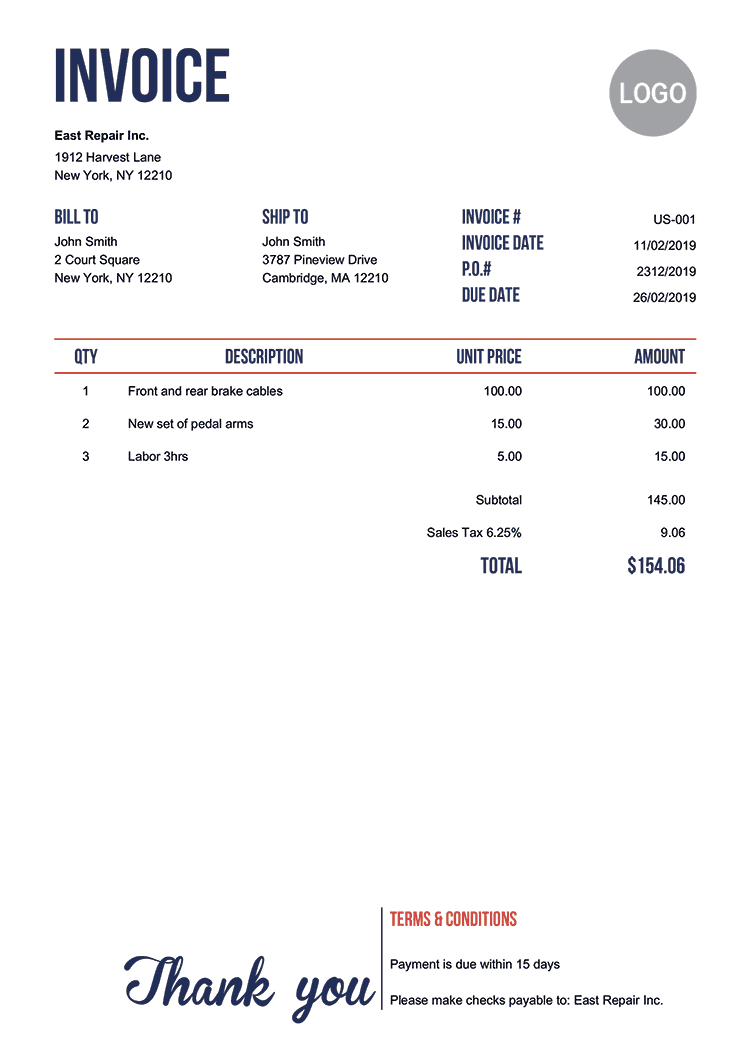
#> input picture invc.png, 750 x 1061 px
$ jupyter execute --allow-errors invoice_detect.ipynb   (older library calls are emulated)
#> lines starting #> are read from the running program, lines starting #| are printed output that depends on the picture; after the words box and inside, x2 and y2 are one past the last pixel; in counts of white or black regions, pixels touching at a corner belong together
[cell 1]
# project pipline
### 1- convert image into gray scale
### 2- eadge detection
### 3- find contours
### 4- apply ocr for each contour

[cell 2]
import cv2
import pytesseract

[cell 3]
# Mention the installed location of Tesseract-OCR in your system
pytesseract.pytesseract.tesseract_cmd ='C:\\Program Files (x86)\\Tesseract-OCR\\tesseract.exe'

[cell 4]
# Read image from which text needs to be extracted
img = cv2.imread("invc.png")
#> img is the input picture: shape (1061, 750, 3); mean B, G, R 248, 247.2, 247.6

[cell 5]
# Convert the image to gray scale
gray = cv2.cvtColor(img, cv2.COLOR_BGR2GRAY)
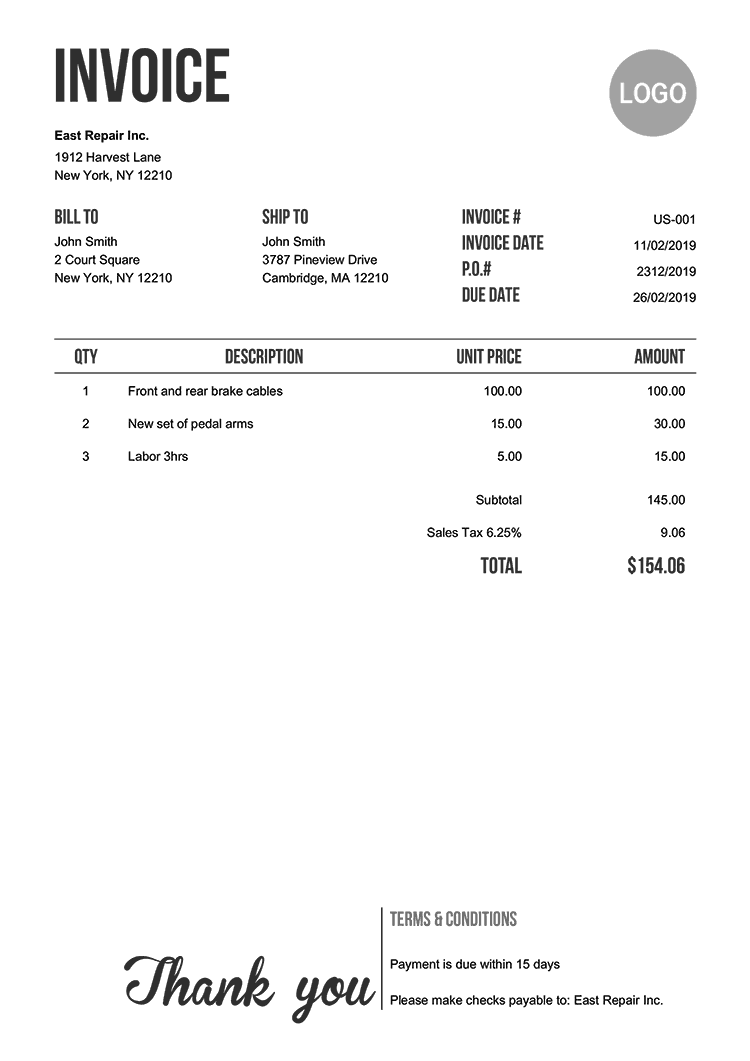
#> gray: shape (1061, 750); min 10, max 255, mean 247.4

[cell 6]
# blur = cv2.medianBlur(gray,5)

edges = cv2.Canny(image=gray, threshold1=127 , threshold2=200)
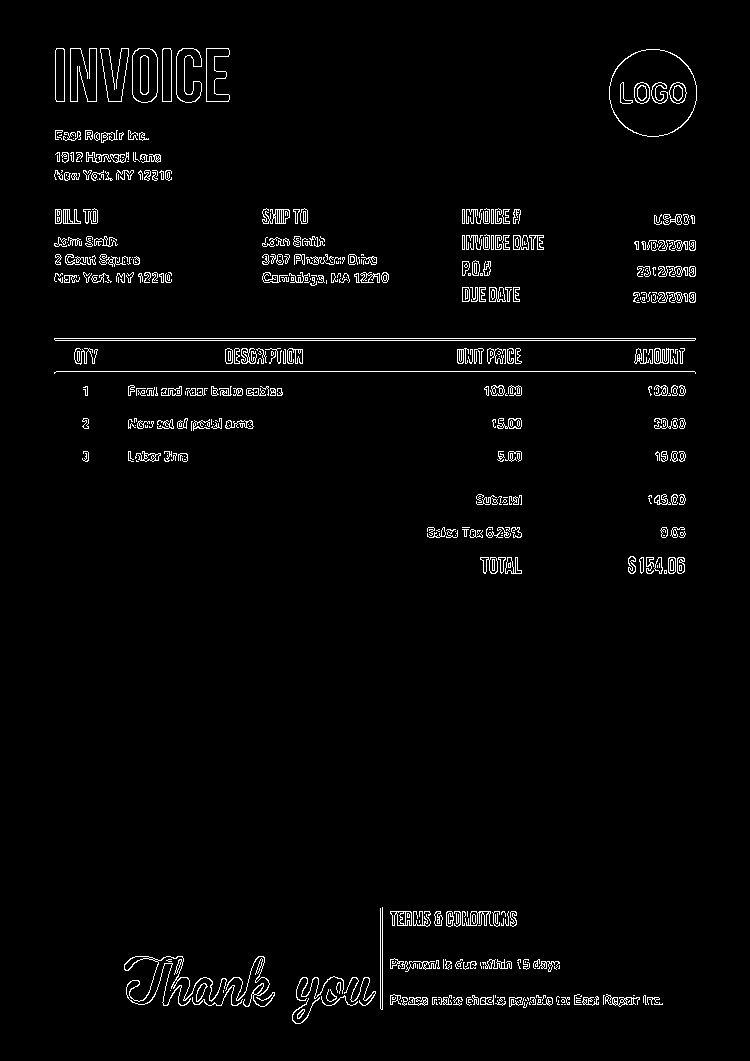
#> edges: shape (1061, 750); 2.5% white in thin lines or dots, all inside (x1, y1, x2, y2) = (54, 48, 697, 1024)

[cell 7]
cv2.imshow('img',edges)

cv2.waitKey(0)
cv2.destroyAllWindows()

[cell 8]
# Specify structure shape and kernel size.
# Kernel size increases or decreases the area
# of the rectangle to be detected.
rect_kernel = cv2.getStructuringElement(cv2.MORPH_RECT, (10, 10))

# Appplying dilation on the threshold image
dilation = cv2.dilate(edges, rect_kernel, iterations = 1)
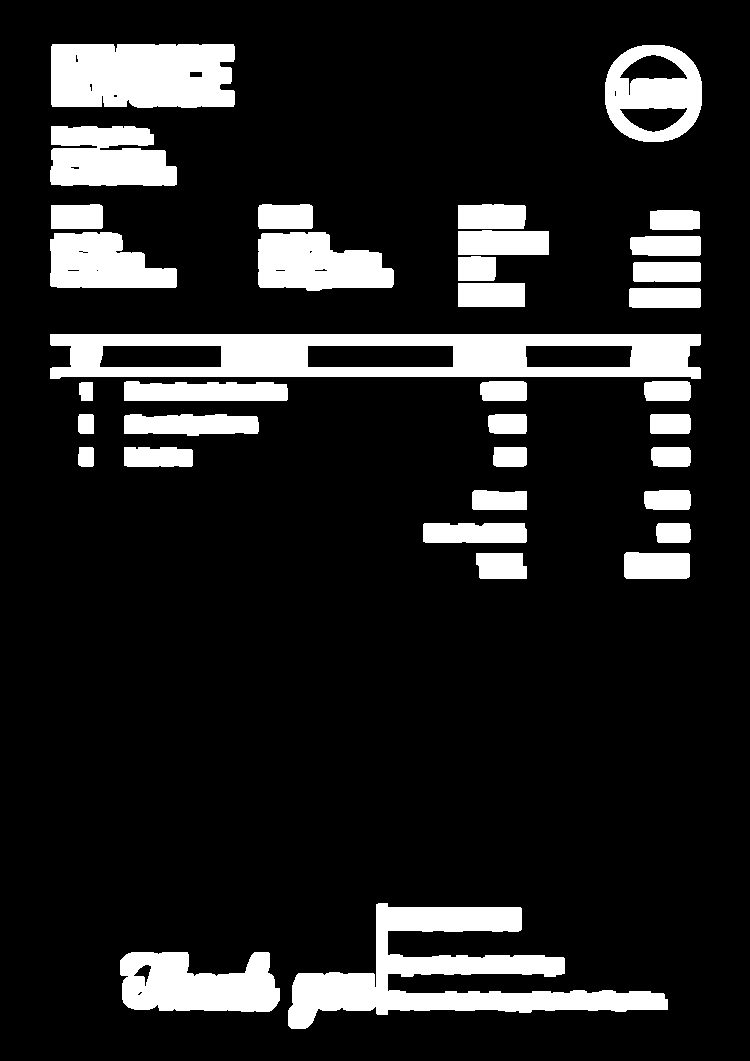
#> dilation: shape (1061, 750); 14.2% white; 36 white regions

[cell 9]
# Finding contours
image, contours, hierarchy = cv2.findContours(dilation, cv2.RETR_EXTERNAL,
                                                 cv2.CHAIN_APPROX_NONE)
#> contours = 36 contours; largest, box (x1, y1, x2, y2) and area: (50, 334, 701, 379) 26628, (288, 903, 668, 1029) 15896, (51, 44, 235, 108) 11046, (605, 45, 702, 142) 7653, (120, 952, 280, 1012) 7347
